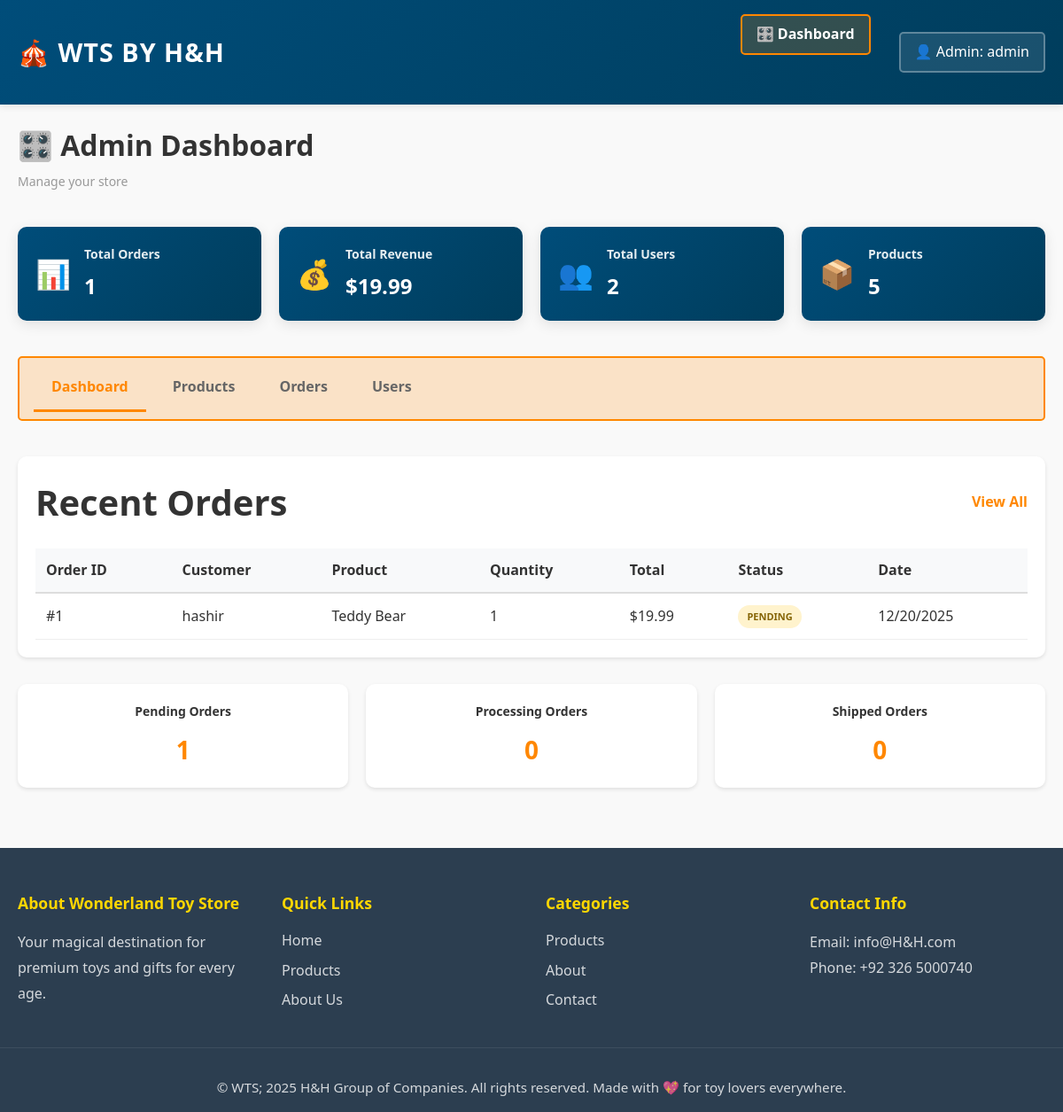
The app's page /admin (signed in), older data.
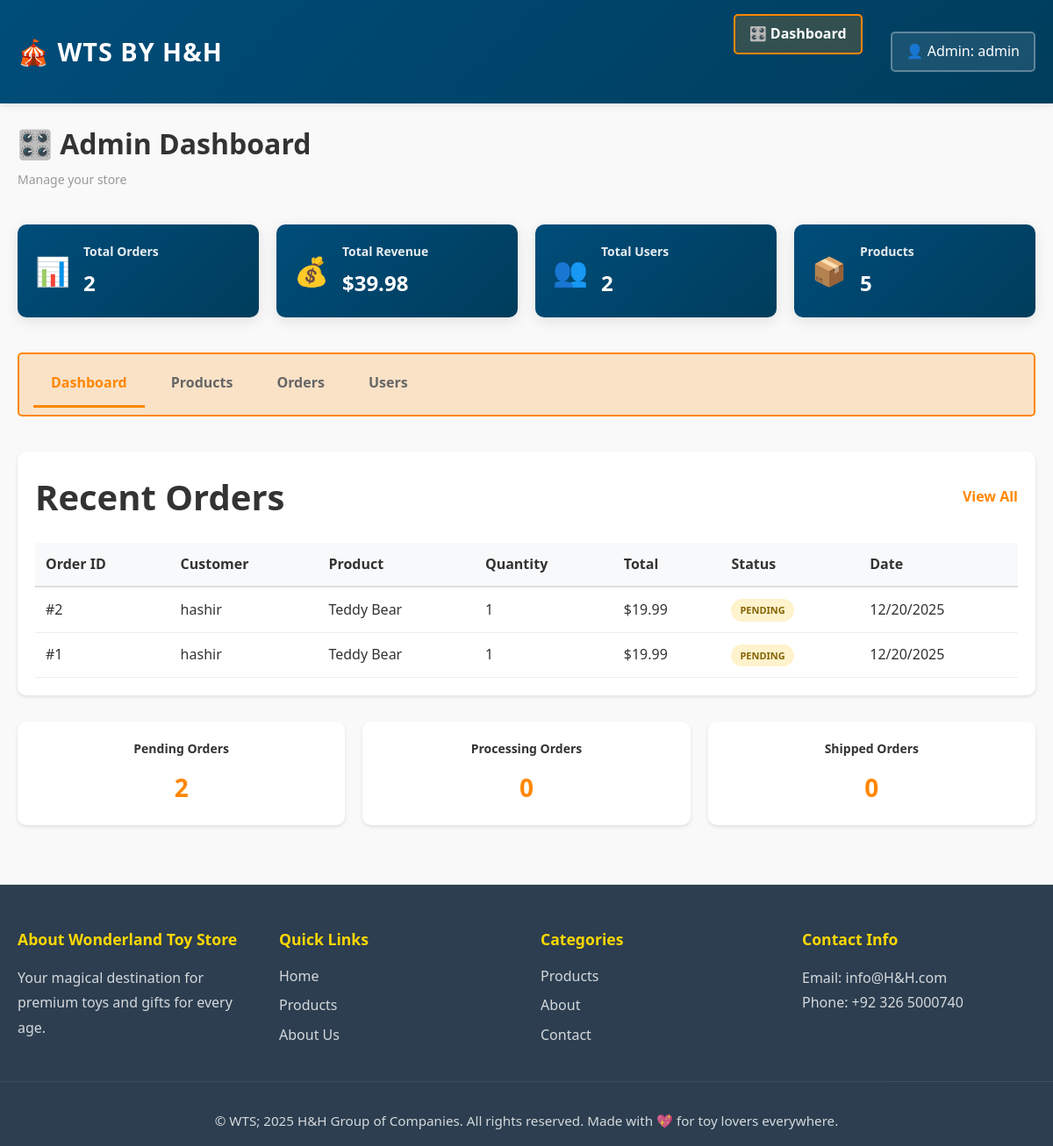
The same page, newer data.
### app/models.py (models this page shows, shortened)
class Order(db.Model):
    __tablename__ = 'orders'
    STATUS_PENDING = 'pending'
    STATUS_PROCESSING = 'processing'
    STATUS_SHIPPED = 'shipped'
    STATUS_DELIVERED = 'delivered'
    STATUS_CANCELLED = 'cancelled'
    PAYMENT_CARD = 'card'
    PAYMENT_CASH_ON_DELIVERY = 'cash_on_delivery'
    PAYMENT_PAYPAL = 'paypal'
    PAYMENT_PENDING = 'pending'
    PAYMENT_COMPLETED = 'completed'
    PAYMENT_FAILED = 'failed'
    id = db.Column(db.Integer, primary_key=True)
    user_id = db.Column(db.Integer, db.ForeignKey('users.id'), nullable=False)
    product_id = db.Column(db.Integer, db.ForeignKey('products.id'), nullable=False)
    quantity = db.Column(db.Integer, default=1, nullable=False)
    total_price = db.Column(db.Float, nullable=False)
    status = db.Column(db.String(20), default=STATUS_PENDING)
    full_name = db.Column(db.String(200), nullable=True)
    email = db.Column(db.String(120), nullable=True)
    phone = db.Column(db.String(20), nullable=True)
    shipping_address = db.Column(db.Text)
    city = db.Column(db.String(100), nullable=True)
    state = db.Column(db.String(100), nullable=True)
    postal_code = db.Column(db.String(20), nullable=True)
    payment_method = db.Column(db.String(50), default=PAYMENT_CASH_ON_DELIVERY)
    payment_status = db.Column(db.String(20), default=PAYMENT_PENDING)
    tracking_number = db.Column(db.String(100), nullable=True)
    created_at = db.Column(db.DateTime, default=datetime.utcnow)
    updated_at = db.Column(db.DateTime, default=datetime.utcnow, onupdate=datetime.utcnow)

class User(UserMixin, db.Model):
    __tablename__ = 'users'
    id = db.Column(db.Integer, primary_key=True)
    username = db.Column(db.String(80), unique=True, nullable=False)
    email = db.Column(db.String(120), unique=True, nullable=False)
    password_hash = db.Column(db.String(200), nullable=False)
    reset_token = db.Column(db.String(100), unique=True, nullable=True)
    reset_token_expires = db.Column(db.DateTime, nullable=True)
    is_admin = db.Column(db.Boolean, default=False)
    created_at = db.Column(db.DateTime, default=datetime.utcnow)
    cart = db.relationship('Cart', backref='user', lazy=True, uselist=False)
    orders = db.relationship('Order', backref='user', lazy=True)
    wishlist_items = db.relationship('Wishlist', backref='user', lazy=True, cascade='all, delete-orphan')

class Product(db.Model):
    __tablename__ = 'products'
    id = db.Column(db.Integer, primary_key=True)
    name = db.Column(db.String(120), nullable=False)
    price = db.Column(db.Float, nullable=False)
    description = db.Column(db.Text)
    stock = db.Column(db.Integer, default=0)
    category_id = db.Column(db.Integer, db.ForeignKey('categories.id'), nullable=True)
    image_filename = db.Column(db.String(255), nullable=True)
    created_at = db.Column(db.DateTime, default=datetime.utcnow)
    updated_at = db.Column(db.DateTime, default=datetime.utcnow, onupdate=datetime.utcnow)
    orders = db.relationship('Order', backref='product', lazy=True)
    cart_items = db.relationship('CartItem', backref='product', lazy=True)
    wishlist_items = db.relationship('Wishlist', backref='product', lazy=True, cascade='all, delete-orphan')

### app/routes.py (the view)
@main_bp.route('/admin')
@admin_required
def admin_dashboard():
    total_users = User.query.count()
    total_products = Product.query.count()
    total_orders = Order.query.count()
    total_revenue = db.session.query(db.func.sum(Order.total_price)).scalar() or 0
    recent_orders = Order.query.order_by(Order.created_at.desc()).limit(10).all()
    return render_template('admin/dashboard.html',
                         title='Admin Dashboard',
                         total_users=total_users,
                         total_products=total_products,
                         total_orders=total_orders,
                         total_revenue=total_revenue,
                         recent_orders=recent_orders)

### app/routes.py (called while the page is built)
def admin_required(f):
    @wraps(f)
    def decorated_function(*args, **kwargs):
        if not current_user.is_authenticated or not current_user.is_admin:
            flash('You do not have permission to access this page.', 'error')
            return redirect(url_for('main.index'))
        return f(*args, **kwargs)
    return decorated_function

### app/templates/admin/dashboard.html (shortened to what this page needs)
{% extends "base.html" %}
{% block content %}
<div class="admin-dashboard">
    <div class="admin-header">
        <h1>🎛️ Admin Dashboard</h1>
        <p class="admin-subtitle">Manage your store</p>
    </div>
    <div class="kpi-grid">
        <div class="kpi-card">
            <div class="kpi-icon">📊</div>
            <div class="kpi-content">
                <h3>Total Orders</h3>
                <p class="kpi-value">{{ total_orders }}</p>
            </div>
        </div>
        <div class="kpi-card">
            <div class="kpi-icon">💰</div>
            <div class="kpi-content">
                <h3>Total Revenue</h3>
                <p class="kpi-value">${{ "%.2f"|format(total_revenue) }}</p>
            </div>
        </div>
        <div class="kpi-card">
            <div class="kpi-icon">👥</div>
            <div class="kpi-content">
                <h3>Total Users</h3>
                <p class="kpi-value">{{ total_users }}</p>
            </div>
        </div>
        <div class="kpi-card">
            <div class="kpi-icon">📦</div>
            <div class="kpi-content">
                <h3>Products</h3>
                <p class="kpi-value">{{ total_products }}</p>
            </div>
        </div>
    </div>
    <div class="admin-nav">
        <a href="{{ url_for('main.admin_dashboard') }}" class="nav-btn active">Dashboard</a>
        <a href="{{ url_for('main.admin_products') }}" class="nav-btn">Products</a>
        <a href="{{ url_for('main.admin_orders') }}" class="nav-btn">Orders</a>
        <a href="{{ url_for('main.admin_users') }}" class="nav-btn">Users</a>
    </div>
    <div class="admin-section">
        <div class="section-header">
            <h2>Recent Orders</h2>
            <a href="{{ url_for('main.admin_orders') }}" class="link-view-all">View All</a>
        </div>
        {% if recent_orders %}
            <table class="admin-table">
                <thead>
                    <tr>
                        <th>Order ID</th>
                        <th>Customer</th>
                        <th>Product</th>
                        <th>Quantity</th>
                        <th>Total</th>
                        <th>Status</th>
                        <th>Date</th>
                    </tr>
                </thead>
                <tbody>
                    {% for order in recent_orders %}
                        <tr>
                            <td>#{{ order.id }}</td>
                            <td>{{ order.user.username }}</td>
                            <td>{{ order.product.name }}</td>
                            <td>{{ order.quantity }}</td>
                            <td>${{ "%.2f"|format(order.total_price) }}</td>
                            <td>
                                <span class="status-badge status-{{ order.status }}">{{ order.status.upper() }}</span>
                            </td>
                            <td>{{ order.created_at.strftime('%m/%d/%Y') }}</td>
                        </tr>
                    {% endfor %}
                </tbody>
            </table>
        {% else %}
            <p class="empty-message">No orders yet</p>
        {% endif %}
    </div>
    <div class="stats-section">
        <div class="stat-box">
            <h3>Pending Orders</h3>
            <p class="stat-number">{{ recent_orders|selectattr('status', 'equalto', 'pending')|list|length }}</p>
        </div>
        <div class="stat-box">
            <h3>Processing Orders</h3>
            <p class="stat-number">{{ recent_orders|selectattr('status', 'equalto', 'processing')|list|length }}</p>
        </div>
        <div class="stat-box">
            <h3>Shipped Orders</h3>
            <p class="stat-number">{{ recent_orders|selectattr('status', 'equalto', 'shipped')|list|length }}</p>
        </div>
    </div>
</div>
{% endblock %}

Row changes from the older to the newer data that the page shows:
added Order: id "2", user.username "hashir", product.name "Teddy Bear", quantity "1", total_price "19.99", status "PENDING", created_at "12/20/2025"
Text that changed along with them:
{{ total_orders }}: "1" → "2"
{{ "%.2f"|format(total_revenue) }}: "19.99" → "39.98"
{{ recent_orders|selectattr('status', 'equalto', 'pending')|list|length }}: "1" → "2"
